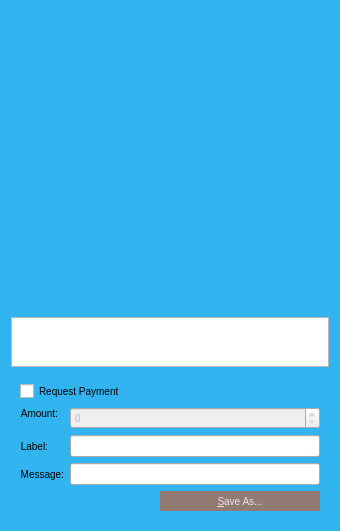
<?xml version="1.0" encoding="UTF-8"?>
<ui version="4.0">
 <class>QRCodeDialog</class>
 <widget class="QDialog" name="QRCodeDialog">
  <property name="geometry">
   <rect>
    <x>0</x>
    <y>0</y>
    <width>340</width>
    <height>530</height>
   </rect>
  </property>
  <property name="windowTitle">
   <string>QR Code Dialog</string>
  </property>
  <property name="styleSheet">
   <string notr="true">*{    
   font-family:&quot;Finger Paint&quot;;
    font-size:10px;
}
QDialog{
	background-color: #32b4f0;
}
QPushButton {
	background-color: #927b72;
    font-family:&quot;Finger Paint&quot;;
	color: #f0dfe7;
	border: 0px solid gray;
	max-height: 20px;
	min-height: 20px;
	max-width: 160px;
	min-width: 160px;
}

QPushButton:hover {
	background-color: #32b4f0;
}

QPushButton:pressed:flat {
	background-color: #00a3de;
}</string>
  </property>
  <layout class="QVBoxLayout" name="verticalLayout_3">
   <item>
    <widget class="QLabel" name="lblQRCode">
     <property name="sizePolicy">
      <sizepolicy hsizetype="Expanding" vsizetype="Expanding">
       <horstretch>0</horstretch>
       <verstretch>0</verstretch>
      </sizepolicy>
     </property>
     <property name="minimumSize">
      <size>
       <width>300</width>
       <height>300</height>
      </size>
     </property>
     <property name="textFormat">
      <enum>Qt::PlainText</enum>
     </property>
     <property name="alignment">
      <set>Qt::AlignCenter</set>
     </property>
     <property name="wordWrap">
      <bool>true</bool>
     </property>
    </widget>
   </item>
   <item>
    <widget class="QPlainTextEdit" name="outUri">
     <property name="sizePolicy">
      <sizepolicy hsizetype="Expanding" vsizetype="Minimum">
       <horstretch>0</horstretch>
       <verstretch>0</verstretch>
      </sizepolicy>
     </property>
     <property name="minimumSize">
      <size>
       <width>0</width>
       <height>50</height>
      </size>
     </property>
     <property name="tabChangesFocus">
      <bool>true</bool>
     </property>
     <property name="textInteractionFlags">
      <set>Qt::TextSelectableByKeyboard|Qt::TextSelectableByMouse</set>
     </property>
    </widget>
   </item>
   <item>
    <widget class="QWidget" name="widget" native="true">
     <layout class="QVBoxLayout" name="verticalLayout_2">
      <item>
       <widget class="QCheckBox" name="chkReqPayment">
        <property name="enabled">
         <bool>true</bool>
        </property>
        <property name="text">
         <string>Request Payment</string>
        </property>
       </widget>
      </item>
      <item>
       <layout class="QFormLayout" name="formLayout">
        <property name="fieldGrowthPolicy">
         <enum>QFormLayout::AllNonFixedFieldsGrow</enum>
        </property>
        <item row="1" column="0">
         <widget class="QLabel" name="lblLabel">
          <property name="text">
           <string>Label:</string>
          </property>
          <property name="textFormat">
           <enum>Qt::PlainText</enum>
          </property>
          <property name="alignment">
           <set>Qt::AlignRight|Qt::AlignTrailing|Qt::AlignVCenter</set>
          </property>
          <property name="buddy">
           <cstring>lnLabel</cstring>
          </property>
         </widget>
        </item>
        <item row="1" column="1">
         <widget class="QLineEdit" name="lnLabel"/>
        </item>
        <item row="2" column="0">
         <widget class="QLabel" name="lblMessage">
          <property name="text">
           <string>Message:</string>
          </property>
          <property name="textFormat">
           <enum>Qt::PlainText</enum>
          </property>
          <property name="alignment">
           <set>Qt::AlignRight|Qt::AlignTrailing|Qt::AlignVCenter</set>
          </property>
          <property name="buddy">
           <cstring>lnMessage</cstring>
          </property>
         </widget>
        </item>
        <item row="2" column="1">
         <widget class="QLineEdit" name="lnMessage"/>
        </item>
        <item row="0" column="0">
         <widget class="QLabel" name="lblAmount">
          <property name="sizePolicy">
           <sizepolicy hsizetype="Preferred" vsizetype="Maximum">
            <horstretch>0</horstretch>
            <verstretch>0</verstretch>
           </sizepolicy>
          </property>
          <property name="text">
           <string>Amount:</string>
          </property>
          <property name="textFormat">
           <enum>Qt::PlainText</enum>
          </property>
          <property name="alignment">
           <set>Qt::AlignRight|Qt::AlignTrailing|Qt::AlignVCenter</set>
          </property>
          <property name="buddy">
           <cstring>lnReqAmount</cstring>
          </property>
         </widget>
        </item>
        <item row="0" column="1">
         <widget class="GrumpyCoinAmountField" name="lnReqAmount">
          <property name="enabled">
           <bool>false</bool>
          </property>
          <property name="minimumSize">
           <size>
            <width>80</width>
            <height>0</height>
           </size>
          </property>
         </widget>
        </item>
       </layout>
      </item>
      <item>
       <layout class="QHBoxLayout" name="horizontalLayout">
        <item>
         <spacer name="horizontalSpacer">
          <property name="orientation">
           <enum>Qt::Horizontal</enum>
          </property>
          <property name="sizeHint" stdset="0">
           <size>
            <width>40</width>
            <height>20</height>
           </size>
          </property>
         </spacer>
        </item>
        <item>
         <widget class="QPushButton" name="btnSaveAs">
          <property name="text">
           <string>&amp;Save As...</string>
          </property>
         </widget>
        </item>
       </layout>
      </item>
     </layout>
    </widget>
   </item>
  </layout>
 </widget>
 <customwidgets>
  <customwidget>
   <class>GrumpyCoinAmountField</class>
   <extends>QSpinBox</extends>
   <header>bitcoinamountfield.h</header>
   <container>1</container>
  </customwidget>
 </customwidgets>
 <resources/>
 <connections>
  <connection>
   <sender>chkReqPayment</sender>
   <signal>clicked(bool)</signal>
   <receiver>lnReqAmount</receiver>
   <slot>setEnabled(bool)</slot>
   <hints>
    <hint type="sourcelabel">
     <x>92</x>
     <y>285</y>
    </hint>
    <hint type="destinationlabel">
     <x>98</x>
     <y>311</y>
    </hint>
   </hints>
  </connection>
 </connections>
</ui>
